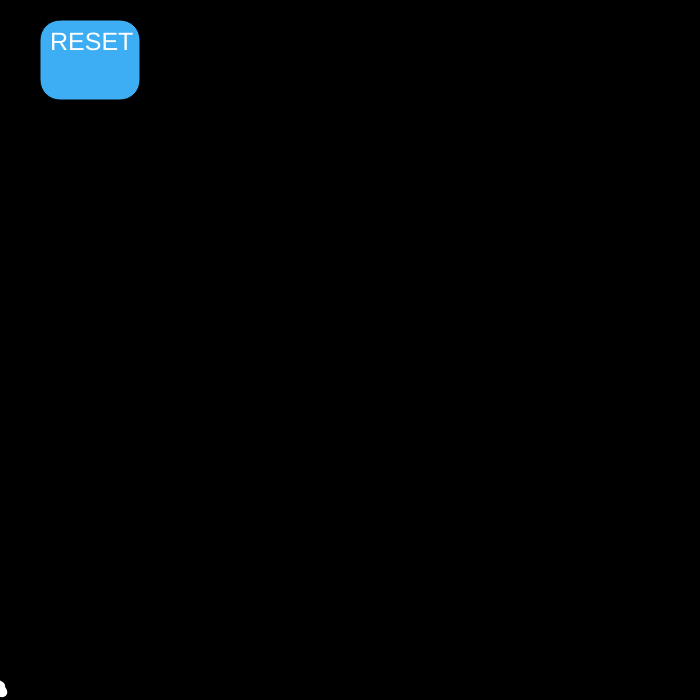
Frame 1 (no input)
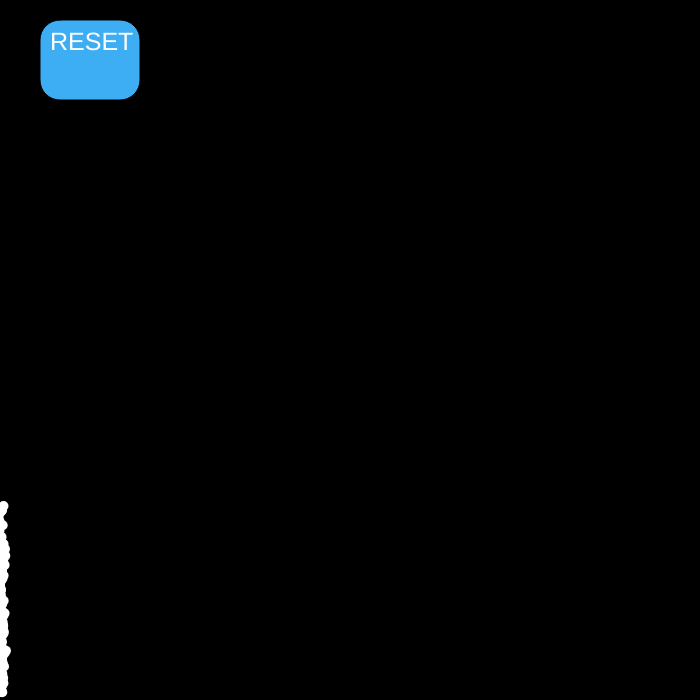
Frame 60 (no input)
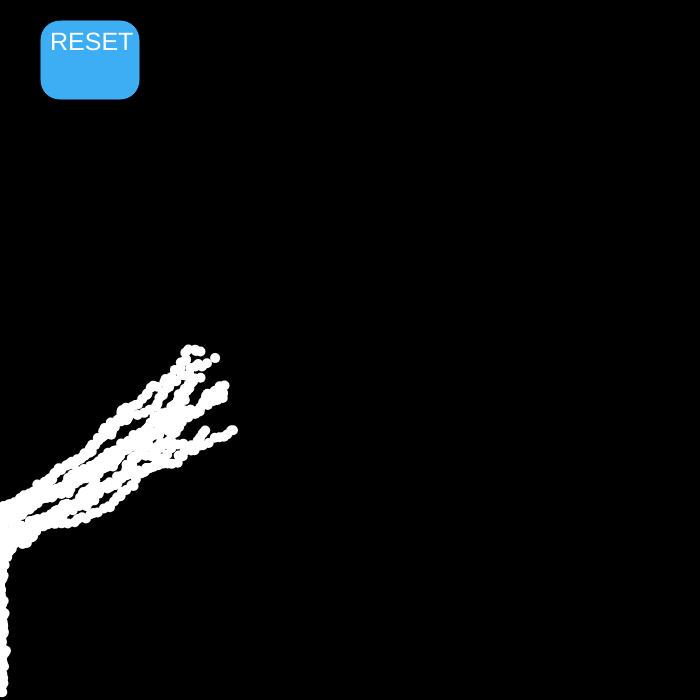
Frame 120 (the mouse pressed at the canvas centre since frame 60)

The p5.js sketch that drew these frames (run headless with seeded random() and noise() and a simulated clock; from frame 60 on, the mouse is pressed at the canvas centre):

// p5.js sketch
// ── sketch.js
'use strict';

var bact;
var b = false;
var a = false;

function setup() {
    createCanvas(700, 700);
    background(0);
    bact = new Array();
    for (var i = 0; i < 10; i++) {
        bact[i] = new Bacteria(0, 690);
    }
    fill('#3DAEF4');
    rect(40, 20, 100, 80, 20);
    fill(255);
    textSize(25);
    text("RESET", 50, 50);
    
}

function draw() {
    for (var i = 0; i < 10; i++) {
        if (!a) {
            bact[i].move(b);
            bact[i].show();
        }
    }
}

function mousePressed() {
    if (mouseX > 40 && mouseX < 140 && mouseY > 20 && mouseY < 100) {
        this.reset();
    }
}


function keyTyped() {
    if (key == 'k' || key == 'K'){
        console.log(b);
        if (b == false)
            b = true;
        else
            b = false;
    } else if (key == 'm' || key == 'M'){
        if (a == false)
            a = true;
        else
            a = false;
    }else if(key == 'n' || key == 'N') {
        var r = (Math.random() * 256);
        var g = (Math.random() * 256);
        var d = (Math.random() * 256);
        fill(r, g, d);
    }
}

function reset() {
    background(0);
    fill('#3DAEF4');
    rect(40, 20, 100, 80, 20);
    fill(255);
    textSize(25);
    text("RESET", 50, 50);
}


class Bacteria {

    constructor(x, y) {
        this.x = x;
        this.y = y;
    }


    move(b) {
        this.x += (Math.random() * 5) - 2;
        this.y += (Math.random() * 5) - 2;
        if (b === false) {
            if (mouseX > this.x) {
                this.x += (Math.random() * 6);
                
            }
            if (mouseX < this.x) {
                this.x += (Math.random() * -6);
           
            }
            if (mouseY > this.y) {
                this.y += (Math.random() * 6);
                
            }
            if (mouseY < this.y) {
                this.y += (Math.random() * -6);
            }
        } else if (b === true) {
            this.x = mouseX;
            this.y = mouseY;
        }
    }
    show() {
        noStroke();
        ellipse(this.x, this.y, 10, 10);
    }
}
